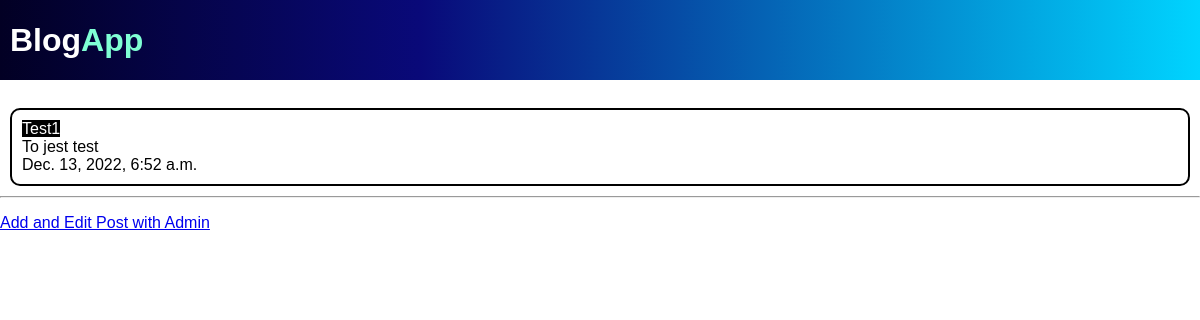
The app's page /, older data.
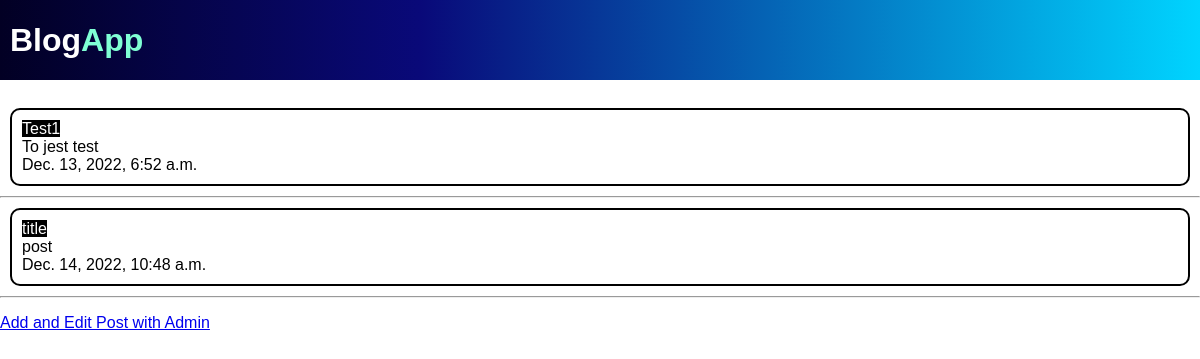
The same page, newer data.
### app/models.py (models this page shows, shortened)
class Post(models.Model):
    id = models.BigAutoField(primary_key=True)
    title = models.CharField(max_length=200)
    body = models.TextField()
    date = models.DateTimeField(auto_now_add=True)

### app/views.py (the view)
# urls.py: path('', base, name='base'),
def base(request):
    posts = Post.objects.all()
    return render(request, 'app/base.html', {'posts': posts})

### app/templates/app/base.html (shortened to what this page needs)
<!DOCTYPE html>
<html lang="en">
<head>
    {% load static %}
    <link rel="stylesheet" href="{% static 'app/style.css' %}">
</head>
<body>
    <div class="navbar">
       <h1 class="logo">Blog<span>App</span></h1>
    </div>
    <br>
    {% for post in posts %}
    <div class="post">
        <span class="title">{{post.title}}</span> <br>
        {{post.body}} <br>
        {{post.date}}
    </div>
    <hr>
    {% endfor %}
    <p id="site-name"><a href="{% url 'admin:index' %}">Add and Edit Post with Admin</a></p>
</body>
</html>

### app/static/app/style.css (style rules this page uses)
body { font-family: sans-serif; margin: 0; padding: 0; }
.navbar { background: rgb(2,0,36); background: linear-gradient(90deg, rgba(2,0,36,1) 0%, rgba(9,9,121,1) 35%, rgba(0,212,255,1) 100%); height: 80px; width: 100%; display: flex; align-items: center; justify-content: space-between; }
.logo { color: white; padding-left: 10px; }
.logo span { color: aquamarine; }
.post { border: 2px solid black; border-radius: 10px; margin: 10px; padding: 10px; }
.title { background-color: rgb(0,0,0); height: 80px; width: 100%; color: white; }

Row changes from the older to the newer data that the page shows:
added Post: title "title", body "post", date "Dec. 14, 2022, 10:48 a.m."
